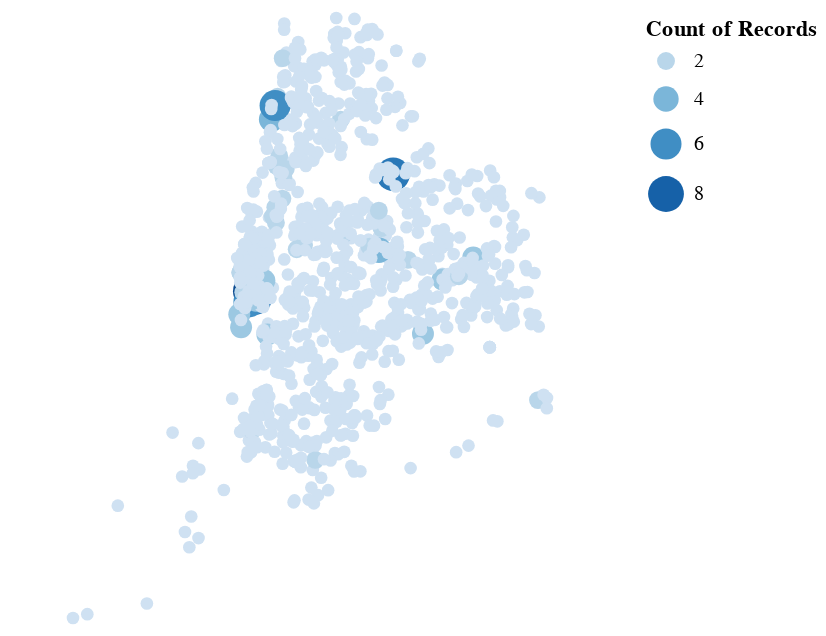

Here is the notebook cell this chart was saved with:
### Code cell
alt.Chart(phone_calls).mark_circle().encode(
    longitude='Longitude',
    latitude='Latitude',
    size='count()',
    color='count()',
    tooltip=['Agency', 'Complaint Type', 'Descriptor', 'Location Type', 'Incident Zip', 'City', 'Borough']
).project(
    type='albersUsa'
)

### Figure 1 — Vega specification as saved in the notebook (floating-point values rounded to 4 significant figures; data arrays with more than 128 entries replaced by an {"elided": "..."} marker saying what was removed)
{"$schema": "https://vega.github.io/schema/vega/v5.json", "data": [{"name": "_server_source_0", "values": {"elided": "1156 records"}}, {"name": "source_0", "source": "_server_source_0", "transform": [{"type": "geojson", "signal": "geojson_0", "fields": ["Longitude", "Latitude"]}, {"type": "geopoint", "as": ["x", "y"], "projection": "projection", "fields": ["Longitude", "Latitude"]}, {"type": "aggregate", "groupby": ["x", "y", "Agency", "Complaint Type", "Descriptor", "Location Type", "Incident Zip", "City", "Borough"], "fields": [null], "ops": ["count"], "as": ["__count"]}, {"type": "project", "fields": ["Agency", "Borough", "City", "Complaint Type", "Descriptor", "Incident Zip", "Latitude", "Location Type", "Longitude", "__count", "x", "y"]}]}, {"name": "source_0_color_domain___count", "source": "source_0", "transform": [{"type": "formula", "expr": "+datum['__count']", "as": "__count"}, {"type": "aggregate", "groupby": [], "fields": ["__count", "__count"], "ops": ["min", "max"], "as": ["min", "max"]}]}, {"name": "source_0_size_domain___count", "source": "source_0", "transform": [{"type": "formula", "expr": "+datum['__count']", "as": "__count"}, {"type": "aggregate", "groupby": [], "fields": ["__count", "__count"], "ops": ["min", "max"], "as": ["min", "max"]}]}], "marks": [{"type": "symbol", "name": "marks", "from": {"data": "source_0"}, "encode": {"update": {"description": {"signal": "\"Longitude: \" + (format(datum[\"Longitude\"], \"\")) + \"; Latitude: \" + (format(datum[\"Latitude\"], \"\")) + \"; Count of Records: \" + (format(datum[\"__count\"], \"\")) + \"; Agency: \" + (isValid(datum[\"Agency\"]) ? datum[\"Agency\"] : \"\"+datum[\"Agency\"]) + \"; Complaint Type: \" + (isValid(datum[\"Complaint Type\"]) ? datum[\"Complaint Type\"] : \"\"+datum[\"Complaint Type\"]) + \"; Descriptor: \" + (isValid(datum[\"Descriptor\"]) ? datum[\"Descriptor\"] : \"\"+datum[\"Descriptor\"]) + \"; Location Type: \" + (isValid(datum[\"Location Type\"]) ? datum[\"Location Type\"] : \"\"+datum[\"Location Type\"]) + \"; Incident Zip: \" + (isValid(datum[\"Incident Zip\"]) ? datum[\"Incident Zip\"] : \"\"+datum[\"Incident Zip\"]) + \"; City: \" + (isValid(datum[\"City\"]) ? datum[\"City\"] : \"\"+datum[\"City\"]) + \"; Borough: \" + (isValid(datum[\"Borough\"]) ? datum[\"Borough\"] : \"\"+datum[\"Borough\"])"}, "y": {"field": "y"}, "shape": {"value": "circle"}, "x": {"field": "x"}, "tooltip": {"signal": "{\"Agency\": isValid(datum[\"Agency\"]) ? datum[\"Agency\"] : \"\"+datum[\"Agency\"], \"Complaint Type\": isValid(datum[\"Complaint Type\"]) ? datum[\"Complaint Type\"] : \"\"+datum[\"Complaint Type\"], \"Descriptor\": isValid(datum[\"Descriptor\"]) ? datum[\"Descriptor\"] : \"\"+datum[\"Descriptor\"], \"Location Type\": isValid(datum[\"Location Type\"]) ? datum[\"Location Type\"] : \"\"+datum[\"Location Type\"], \"Incident Zip\": isValid(datum[\"Incident Zip\"]) ? datum[\"Incident Zip\"] : \"\"+datum[\"Incident Zip\"], \"City\": isValid(datum[\"City\"]) ? datum[\"City\"] : \"\"+datum[\"City\"], \"Borough\": isValid(datum[\"Borough\"]) ? datum[\"Borough\"] : \"\"+datum[\"Borough\"]}"}, "fill": {"field": "__count", "scale": "color"}, "ariaRoleDescription": {"value": "circle"}, "size": {"field": "__count", "scale": "size"}}}, "style": ["circle"]}], "scales": [{"name": "color", "type": "linear", "domain": [{"signal": "(data(\"source_0_color_domain___count\")[0] || {}).min"}, {"signal": "(data(\"source_0_color_domain___count\")[0] || {}).max"}], "range": "ramp", "interpolate": "hcl", "zero": false}, {"name": "size", "type": "linear", "domain": [{"signal": "(data(\"source_0_size_domain___count\")[0] || {}).min"}, {"signal": "(data(\"source_0_size_domain___count\")[0] || {}).max"}], "range": [0, 361], "zero": true}], "height": 300, "legends": [{"fill": "color", "gradientLength": {"signal": "clamp(height, 64, 200)"}, "title": "Count of Records", "symbolType": "circle", "size": "size", "encode": {"symbols": {"update": {"fillOpacity": {"value": 1}, "stroke": {"value": "transparent"}}}}}], "width": 300, "background": "white", "padding": 5, "style": "view", "projections": [{"name": "projection", "size": {"signal": "[width, height]"}, "fit": {"signal": "geojson_0"}, "type": "albersUsa"}]}
